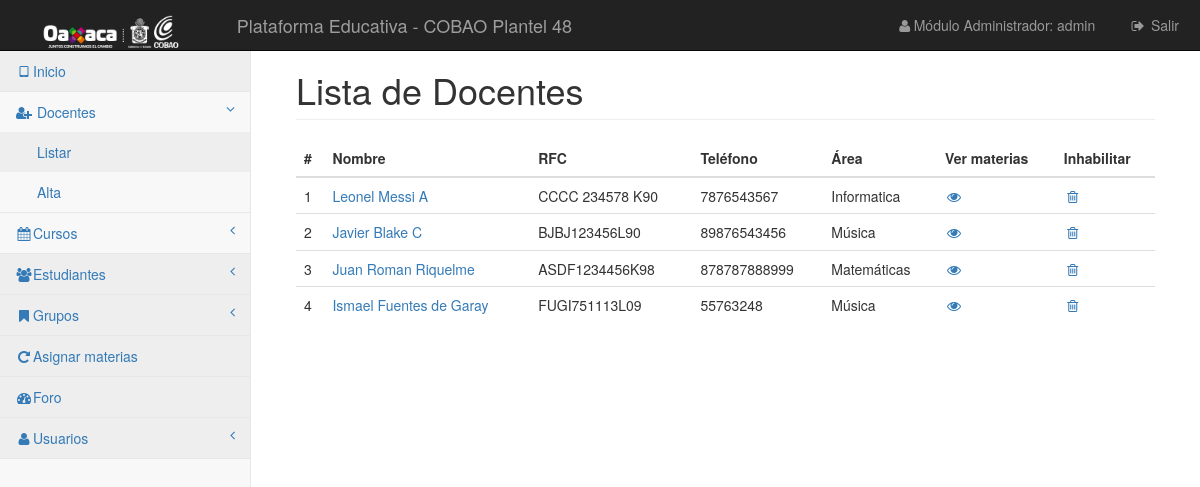
The app's page /vistas/docentes/listar.php (signed in) with its own data.
### tables this page shows
CREATE TABLE `docentes` (
  `id` int(10) UNSIGNED NOT NULL,
  `nombre` varchar(255) DEFAULT NULL,
  `apaterno` varchar(255) DEFAULT NULL,
  `amaterno` varchar(255) DEFAULT NULL,
  `direccion` text,
  `telefono` varchar(255) DEFAULT NULL,
  `rfc` varchar(255) DEFAULT NULL,
  `area` varchar(255) DEFAULT NULL,
  `curp` varchar(18) NOT NULL,
  `email` varchar(30) NOT NULL
);

### librerias/Simple_sessions.php (called while the page is built, shortened)
<?php
class Simple_sessions{
private $my_sess;
public function  __construct($sess_name = 'simple_sessions'){
$this->my_sess = &$_SESSION;
}
public function check_sess($name){
return isset($this->my_sess[$name]);
}
public function get_value($name){
if($this->check_sess($name)){
return $this->my_sess[$name];
}
return false;
}
}
?>

### vistas/docentes/listar.php (the view, shortened to what this page needs)
<?php
require_once '../../librerias/Simple_sessions.php';
$obj_ses = new Simple_sessions();
if ($obj_ses->check_sess('userid')) {
    include '../../control/conexion.php';
    $selec = "SELECT * FROM `docentes`";
    $ejecutar = $conexion->query($selec);
?>
<!DOCTYPE html>
<html lang="es">
<head>
    <link href="../../css/bootstrap.min.css" rel="stylesheet">
    <link href="../../css/metisMenu.min.css" rel="stylesheet">
    <link href="../../css/timeline.css" rel="stylesheet">
    <link href="../../css/startmin.css" rel="stylesheet">
    <link href="../../css/morris.css" rel="stylesheet">
    <link href="../../css/font-awesome.min.css" rel="stylesheet" type="text/css">
</head>
<body>
<div id="wrapper">
    <nav class="navbar navbar-inverse navbar-fixed-top" role="navigation">
        <div class="navbar-header">
            <a class="navbar-brand" href="#"><img src="../../img/cobaojj.png" style="height: 33px"></a>
        </div>
        <div class="navbar-header">
            <a href="" class="navbar-brand">Plataforma Educativa - COBAO Plantel 48</a>
        </div>
        <ul class="nav navbar-right navbar-top-links">
            <li><a href="#"><i class="fa fa-user fa-fw"></i>Módulo Administrador: <?php echo $obj_ses->get_value('nombre')?></a>
            </li>
            <li><a href="../../control/cerrarSesion.php"><i class="fa fa-sign-out fa-fw"></i> Salir</a>
            </li>
        </ul>
        <div class="navbar-default sidebar" role="navigation">
            <div class="sidebar-nav navbar-collapse">
                <ul class="nav" id="side-menu">
                    <li>
                        <a href="../../menuPrincipal.php" class="active"><i class="fa fa-tablet fa-fw"></i>Inicio</a>
                    </li>
                    <li>
                        <a href="#"><i class="fa fa-user-plus fa-fw"></i> Docentes<span class="fa arrow"></span></a>
                        <ul class="nav nav-second-level">
                            <li>
                                <a href="listar.php">Listar</a>
                            </li>
                            <li>
                                <a href="alta.php">Alta</a>
                            </li>
                        </ul>
                    </li>
                    <li>
                        <a href="#"><i class="fa fa-calendar fa-fw"></i>Cursos<span class="fa arrow"></span></a>
                    </li>
                    <li>
                        <a href="#" class="active"><i class="fa fa-users fa-fw"></i>Estudiantes <span class="fa arrow"></span></a>
                    </li>
                    <li>
                        <a href="#" class="active"><i class="fa fa-bookmark fa-fw"></i>Grupos <span class="fa arrow"></span></a>
                    </li>
                    <li>
                        <a href="../grupos/asignar.php" class="active"><i class="fa fa-repeat fa-fw"></i>Asignar materias</a>
                    </li>
                    <li>
                        <a href="../foro/listar-f-a.php" class="active"><i class="fa fa-dashboard fa-fw"></i>Foro</a>
                    </li>
                    <li>
                        <a href="#" class="active"><i class="fa fa-user fa-fw"></i>Usuarios <span
                                    class="fa arrow"></span></a>
                    </li>
                </ul>
            </div>
        </div>
    </nav>
    <div id="page-wrapper">
        <div class="container-fluid">
            <div class="row">
                <div class="col-lg-12">
                    <h1 class="page-header">Lista de Docentes</h1>
                </div>
            </div>
            <div class="row">
                <div class="col-lg-12">
                    <div class="table-responsive">
                        <table class="table">
                            <thead>
                            <tr>
                                <th>#</th>
                                <th>Nombre</th>
                                <th>RFC</th>
                                <th>Teléfono</th>
                                <th>Área</th>
                                <th>Ver materias</th>
                                <th>Inhabilitar</th>
                            </tr>
                            </thead>
                            <tbody>
                            <?php $i = 0;
                            while ($datos = $ejecutar->fetch_assoc()) {
                                $id = $datos['id'];
                                echo "<tr>";
                                echo "<td>". $i += 1 ."</td>";
                                echo "<td> <a href='editar-d.php?id=$id'>". $datos['nombre'] ." ". $datos['apaterno']." ".$datos['amaterno'] ."</a></td>";
                                echo "<td>". $datos['rfc']."</td>";
                                echo "<td>". $datos['telefono'] ."</td>";
                                echo "<td>". $datos['area'] ."</td>";
                                echo "<td> <a href='mismaterias.php?id=$id'><i class='fa fa-eye fa-fw' aria-hidden='true'></i></a></td>";
                                echo "<td><a href='../../control/docentes/eliminar-d.php?id=$id' onclick='return confirm(\"¿Eliminar?\");' <i class='fa fa-trash-o fa-fw' aria-hidden='true'></i></a></td>";
                                echo "<tr>";
                            }
                            ?>
                            </tbody>
                        </table>
                    </div>
                </div>
            </div>
        </div>
    </div>
</div>
</body>
</html>
<?php
}else{
    header("Location: ../../index.php");
}
?>

### css/startmin.css (style rules this page uses)
body { background-color: #f8f8f8; }
#wrapper { width: 100%; }
#page-wrapper { padding: 30px 15px 0 15px; min-height: 568px; background-color: #fff; }
@media (min-width:768px) { #page-wrapper { position: inherit; margin-left: 250px; padding: 30px 30px 0 30px; border-left: 1px solid #e7e7e7; } }
.navbar-header { float: left; }
.navbar-right { text-align: right; }
.navbar-top-links { margin: 0; }
.navbar-top-links li { display: inline-block; }
.navbar-top-links li:last-child { margin-right: 6px; }
.navbar-top-links li a { padding: 15px; min-height: 50px; }
.navbar-top-links>li>a { color: #999; }
.sidebar .sidebar-nav.navbar-collapse { padding-right: 0; padding-left: 0; }
.sidebar ul li { border-bottom: 1px solid #e7e7e7; }
.sidebar ul li a.active { background-color: #eee; }
.sidebar .arrow { float: right; }
.sidebar .fa.arrow:before { content: "\f104"; }
.sidebar .active>a>.fa.arrow:before { content: "\f107"; }
.sidebar .nav-second-level li, .sidebar .nav-third-level li { border-bottom: 0!important; }
.sidebar .nav-second-level li a { padding-left: 37px; }
@media (min-width:768px) { .sidebar { z-index: 1; position: absolute; width: 250px; margin-top: 51px; } }

### records on screen
docentes: i "1", nombre "Leonel", apaterno "Messi", amaterno "A", rfc "CCCC 234578 K90", telefono "7876543567", area "Informatica"
docentes: i "2", nombre "Javier", apaterno "Blake", amaterno "C", rfc "BJBJ123456L90", telefono "89876543456", area "Música"
docentes: i "3", nombre "Juan", apaterno "Roman", amaterno "Riquelme", rfc "ASDF1234456K98", telefono "878787888999", area "Matemáticas"
docentes: i "4", nombre "Ismael", apaterno "Fuentes", amaterno "de Garay", rfc "FUGI751113L09", telefono "55763248", area "Música"

### other values on screen
$obj_ses->get_value('nombre') "admin"
